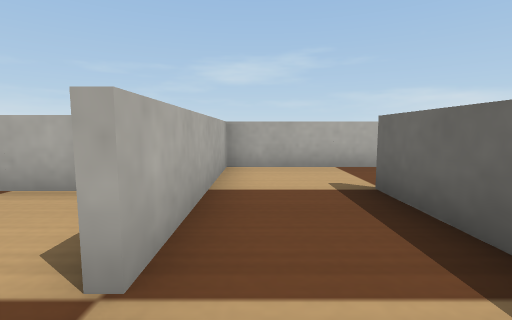
view 1 (above)

16 first-person views from a walk through a robot-simulator world made for Webots. The camera is 0.08 m above the floor, tilts 6° down and sees 85° across. The floor is counted in squares, 0.1 m on a side. Each view is taken from the middle of a square. On the plan, view 1 faces up. The plan holds only what a view shows up to about 10 squares ahead; the rest is blank. The place goes on beyond the plan. Robots are left out. Webots' stock objects and surfaces are drawn as simple stand-ins.

view 2
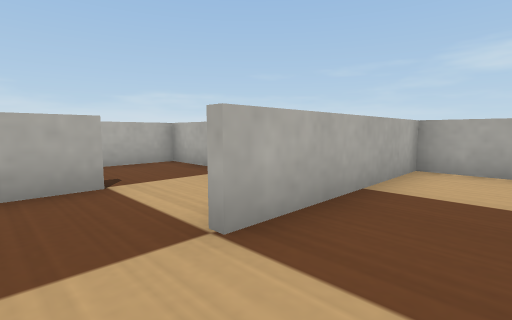

view 3
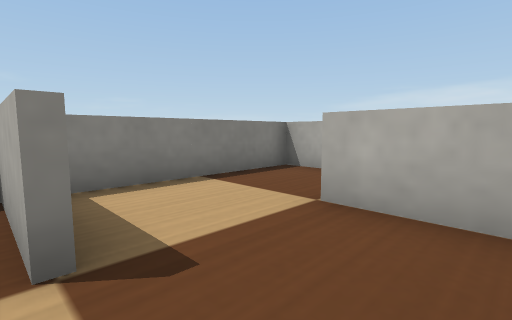

view 4
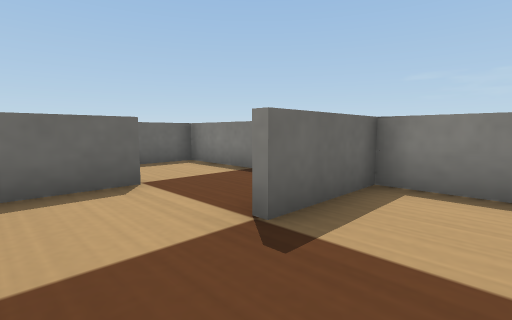

view 5
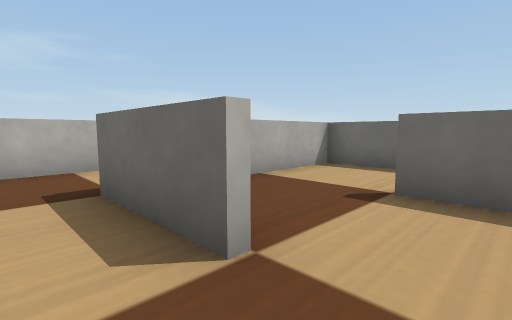

view 6
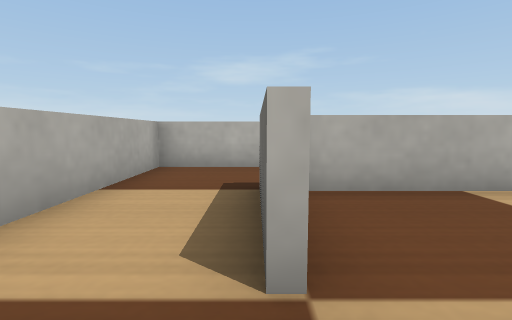

view 7
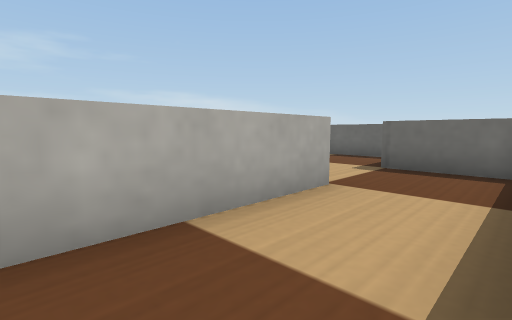

view 8
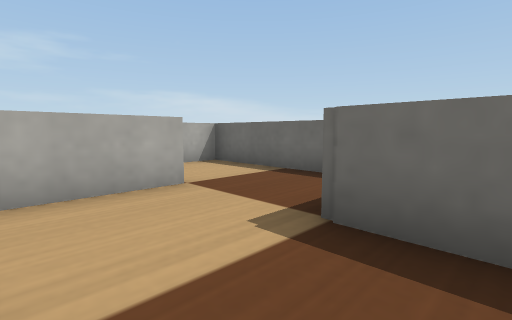

view 9
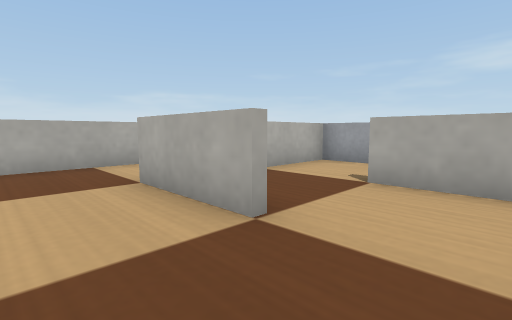

view 10
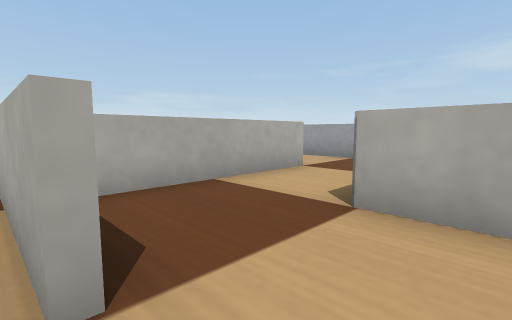

view 11
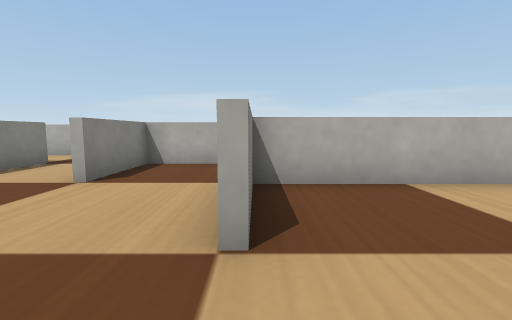

view 12
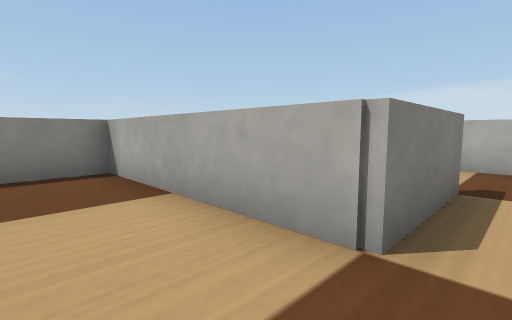

view 13
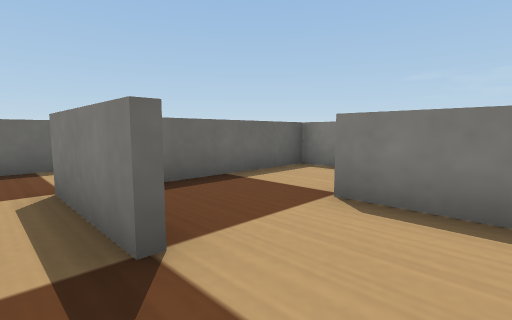

view 14
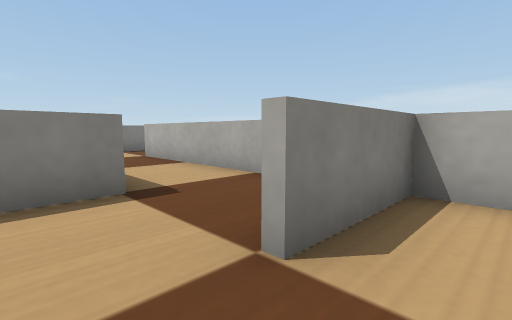

view 15
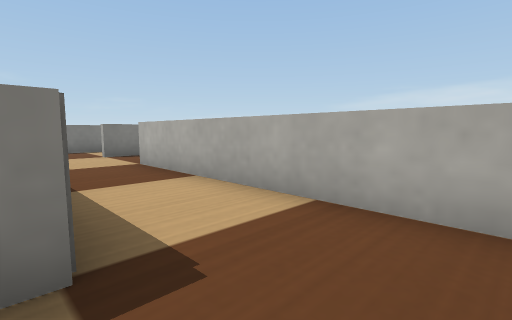

view 16
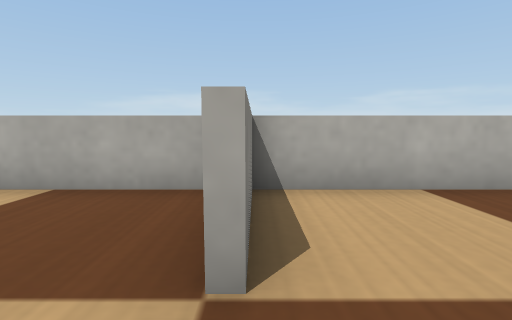

### Floor plan
Key: @ floor where view 1 was taken; # wall or solid block; . floor.
Columns run from 12 left of view 1 to 3 right of it. Each row starts with its distance up from view 1.
 12  #.......#..
 11  #..###..#..###
 10  #....#..#....#
  9  ###..#..###..#
  8  #....#.......#
  7  #....#.......#
  6  #..#####..#####
  5  #..#......#...
  4  #..#.######...
  3  #..#.#....#..#
  2  #..#.#....#..#
  1  #..#....#....#
  0  .. #....#..@.#
 -1 ##. ###########
 -2  ..
 -3  ..
 -4  ##

Where each view was taken, in squares from view 1:
view 1: 0 up, 0 right, facing up
view 2: 0 up, 1 right, facing up-left
view 3: 3 up, 3 left, facing down-left
view 4: 3 up, 5 left, facing down-right
view 5: 0 up, 7 left, facing up-right
view 6: 0 up, 6 left, facing up
view 7: 4 up, 7 left, facing up-right
view 8: 5 up, 3 left, facing up-right
view 9: 7 up, 1 right, facing up-left
view 10: 6 up, 2 left, facing up-left
view 11: 9 up, 1 right, facing left
view 12: 12 up, 4 left, facing down-left
view 13: 12 up, 10 left, facing down-right
view 14: 10 up, 7 left, facing down-left
view 15: 8 up, 8 left, facing down-left
view 16: 9 up, 7 left, facing left
